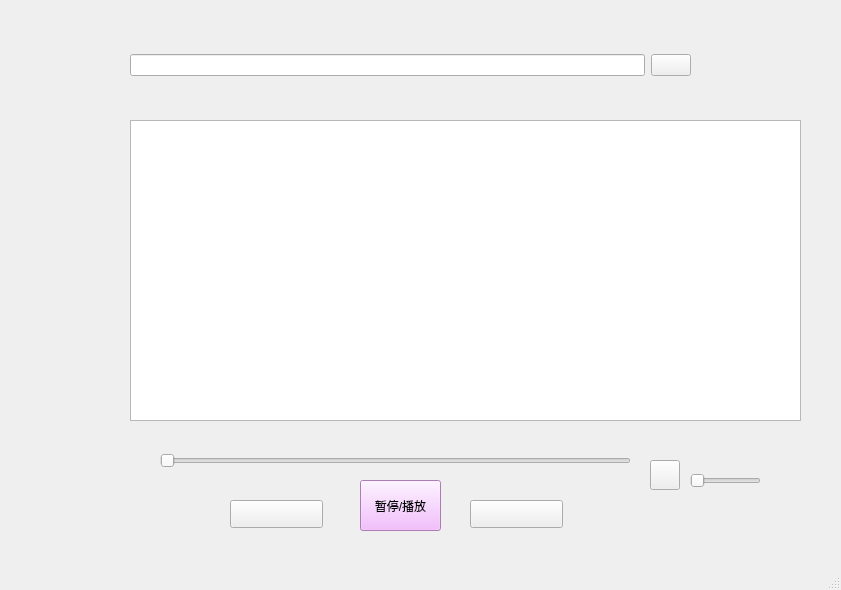
<?xml version="1.0" encoding="UTF-8"?>
<ui version="4.0">
 <class>ying1</class>
 <widget class="QMainWindow" name="ying1">
  <property name="geometry">
   <rect>
    <x>0</x>
    <y>0</y>
    <width>841</width>
    <height>590</height>
   </rect>
  </property>
  <property name="windowTitle">
   <string>MainWindow</string>
  </property>
  <property name="styleSheet">
   <string notr="true">border image:(:/ying1/yinliang.png);</string>
  </property>
  <widget class="QWidget" name="centralwidget">
   <widget class="QTableView" name="tableView">
    <property name="geometry">
     <rect>
      <x>130</x>
      <y>120</y>
      <width>671</width>
      <height>301</height>
     </rect>
    </property>
   </widget>
   <widget class="QWidget" name="horizontalLayoutWidget">
    <property name="geometry">
     <rect>
      <x>130</x>
      <y>40</y>
      <width>561</width>
      <height>51</height>
     </rect>
    </property>
    <layout class="QHBoxLayout" name="horizontalLayout">
     <item>
      <widget class="QLineEdit" name="lineEdit"/>
     </item>
     <item>
      <widget class="QPushButton" name="pushButton">
       <property name="styleSheet">
        <string notr="true"/>
       </property>
       <property name="text">
        <string/>
       </property>
      </widget>
     </item>
    </layout>
   </widget>
   <widget class="QLabel" name="label">
    <property name="geometry">
     <rect>
      <x>20</x>
      <y>40</y>
      <width>50</width>
      <height>50</height>
     </rect>
    </property>
    <property name="minimumSize">
     <size>
      <width>50</width>
      <height>50</height>
     </size>
    </property>
    <property name="maximumSize">
     <size>
      <width>50</width>
      <height>50</height>
     </size>
    </property>
    <property name="styleSheet">
     <string notr="true">border-image: url(:/ying1/tubiao.png);
</string>
    </property>
    <property name="text">
     <string/>
    </property>
   </widget>
   <widget class="QSlider" name="horizontalSlider">
    <property name="geometry">
     <rect>
      <x>160</x>
      <y>450</y>
      <width>471</width>
      <height>22</height>
     </rect>
    </property>
    <property name="orientation">
     <enum>Qt::Horizontal</enum>
    </property>
   </widget>
   <widget class="QPushButton" name="yin_button">
    <property name="geometry">
     <rect>
      <x>650</x>
      <y>460</y>
      <width>30</width>
      <height>30</height>
     </rect>
    </property>
    <property name="minimumSize">
     <size>
      <width>30</width>
      <height>30</height>
     </size>
    </property>
    <property name="maximumSize">
     <size>
      <width>30</width>
      <height>30</height>
     </size>
    </property>
    <property name="styleSheet">
     <string notr="true">border-image: url(:/ying1/yinliang.png);</string>
    </property>
    <property name="text">
     <string/>
    </property>
   </widget>
   <widget class="QSlider" name="horizontalSlider_2">
    <property name="geometry">
     <rect>
      <x>690</x>
      <y>470</y>
      <width>71</width>
      <height>21</height>
     </rect>
    </property>
    <property name="orientation">
     <enum>Qt::Horizontal</enum>
    </property>
   </widget>
   <widget class="QPushButton" name="pushButton_2">
    <property name="geometry">
     <rect>
      <x>360</x>
      <y>480</y>
      <width>81</width>
      <height>51</height>
     </rect>
    </property>
    <property name="styleSheet">
     <string notr="true">background-color: rgb(242, 172, 255);
font: 8pt &quot;华文中宋&quot;;</string>
    </property>
    <property name="text">
     <string>暂停/播放</string>
    </property>
   </widget>
   <widget class="QPushButton" name="pushButton_3">
    <property name="geometry">
     <rect>
      <x>230</x>
      <y>500</y>
      <width>93</width>
      <height>28</height>
     </rect>
    </property>
    <property name="text">
     <string/>
    </property>
   </widget>
   <widget class="QPushButton" name="pushButton_4">
    <property name="geometry">
     <rect>
      <x>470</x>
      <y>500</y>
      <width>93</width>
      <height>28</height>
     </rect>
    </property>
    <property name="text">
     <string/>
    </property>
   </widget>
  </widget>
  <widget class="QMenuBar" name="menubar">
   <property name="geometry">
    <rect>
     <x>0</x>
     <y>0</y>
     <width>841</width>
     <height>26</height>
    </rect>
   </property>
  </widget>
  <widget class="QStatusBar" name="statusbar"/>
 </widget>
 <resources/>
 <connections/>
</ui>
